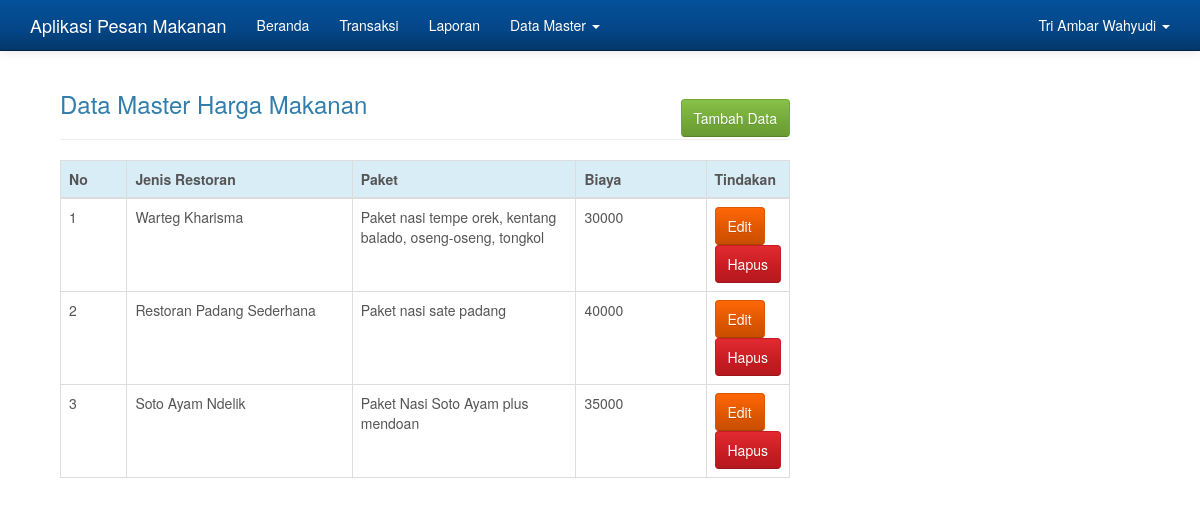
The app's page /admin.php?hlm=biaya (signed in) with its own data.
### tables this page shows
CREATE TABLE `biaya` (
  `id_biaya` int(10) NOT NULL,
  `jenis` varchar(50) NOT NULL,
  `paket` varchar(100) NOT NULL,
  `biaya` int(10) NOT NULL
);

### biaya.php (the view)
<?php
if( empty( $_SESSION['id_user'] ) ){
	$_SESSION['err'] = '<strong>ERROR!</strong> Anda harus login terlebih dahulu.';
	header('Location: ./');
	die();
} else {
	if( isset( $_REQUEST['aksi'] )){
		$aksi = $_REQUEST['aksi'];
		switch($aksi){
			case 'baru':
				include 'biaya_baru.php';
				break;
			case 'edit':
				include 'biaya_edit.php';
				break;
			case 'hapus':
				include 'biaya_hapus.php';
				break;
		}
	} else {
		echo '
			<div class="container">
			<div class="col-md-8">
				<h3 style="margin-bottom: -20px;">Data Master Harga Makanan</h3>
					<a href="./admin.php?hlm=biaya&aksi=baru" class="btn btn-success btn-s pull-right">Tambah Data</a>
				<br/><hr/>
				<table class="table table-bordered">
				 <thead>
				   <tr class="info">
					 <th width="10%">No</th>
					 <th width="35%">Jenis Restoran</th>
					 <th width="35%">Paket</th>
					 <th width="35%">Biaya</th>
					 <th width="20%">Tindakan</th>
				   </tr>
				 </thead>
				 <tbody>';
		 	$sql = mysqli_query($koneksi, "SELECT * FROM biaya");
		 	if(mysqli_num_rows($sql) > 0){
		 		$no = 0;
				 while($row = mysqli_fetch_array($sql)){
	 				$no++;
	 			echo '
				   <tr>
					 <td>'.$no.'</td>
					 <td>'.$row['jenis'].'</td>
					 <td>'.$row['paket'].'</td>
					 <td>'.$row['biaya'].'</td>
					 <td>
					<script type="text/javascript" language="JavaScript">
					  	function konfirmasi(){
						  	tanya = confirm("Anda yakin akan menghapus user ini?");
						  	if (tanya == true) return true;
						  	else return false;
						}
					</script>
					 <a href="?hlm=biaya&aksi=edit&id_biaya='.$row['id_biaya'].'" class="btn btn-warning btn-s">Edit</a>
					 <a href="?hlm=biaya&aksi=hapus&submit=yes&id_biaya='.$row['id_biaya'].'" onclick="return konfirmasi()" class="btn btn-danger btn-s">Hapus</a>
					 </td>';
				}
			} else {
				 echo '<td colspan="8"><center><p class="add">Tidak ada data untuk ditampilkan. <u><a href="?hlm=biaya&aksi=baru">Tambah data baru</a></u> </p></center></td></tr>';
			}
			echo '
			 	</tbody>
			</table>
			</div>
		</div>';
	}
}
?>

### admin.php (style rules this page uses)
body { min-height: 200px; padding-top: 70px; }

### records on screen
biaya: jenis "Warteg Kharisma", paket "Paket nasi tempe orek, kentang balado, oseng-oseng, tongkol", biaya "30000"
biaya: jenis "Restoran Padang Sederhana", paket "Paket nasi sate padang", biaya "40000"
biaya: jenis "Soto Ayam Ndelik", paket "Paket Nasi Soto Ayam plus mendoan", biaya "35000"

### other values on screen
$_SESSION['nama'] "Tri Ambar Wahyudi"
